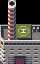

Rendered tile map (Tiled .tmx) drawn with the repository's tilesets; below, a short description and the full map source, tile grids included:
An orthogonal 5x8 tile map with 8x8 px tiles, 1 tile layer (Tile Layer 1).

<map version="1.2" tiledversion="1.3.0" orientation="orthogonal" renderorder="right-down" compressionlevel="-1" width="5" height="8" tilewidth="8" tileheight="8" infinite="0" nextlayerid="2" nextobjectid="1">
 <tileset firstgid="1" source="TileSheets/galletcity_tiles.tsx" />
 <layer id="1" name="Tile Layer 1" width="5" height="8">
  <data encoding="csv">
0,108,0,0,0,
0,116,0,0,0,
0,116,0,0,0,
73,116,106,107,74,
137,116,114,115,7,
145,146,146,146,146,
153,154,154,154,154,
161,60,1073741882,2147483708,154
</data>
 </layer>
</map>